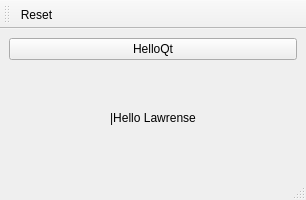
<?xml version="1.0" encoding="UTF-8"?>
<ui version="4.0">
 <class>MainWindow</class>
 <widget class="QMainWindow" name="MainWindow">
  <property name="geometry">
   <rect>
    <x>0</x>
    <y>0</y>
    <width>306</width>
    <height>200</height>
   </rect>
  </property>
  <property name="windowTitle">
   <string>MainWindow</string>
  </property>
  <widget class="QWidget" name="centralwidget">
   <layout class="QVBoxLayout" name="verticalLayout">
    <item>
     <widget class="QPushButton" name="helloPushButton">
      <property name="text">
       <string>HelloQt</string>
      </property>
     </widget>
    </item>
    <item>
     <widget class="QLabel" name="helloLabel">
      <property name="text">
       <string>|Hello Lawrense</string>
      </property>
      <property name="alignment">
       <set>Qt::AlignCenter</set>
      </property>
     </widget>
    </item>
   </layout>
  </widget>
  <widget class="QMenuBar" name="menubar">
   <property name="geometry">
    <rect>
     <x>0</x>
     <y>0</y>
     <width>306</width>
     <height>22</height>
    </rect>
   </property>
  </widget>
  <widget class="QStatusBar" name="statusbar"/>
  <widget class="QToolBar" name="toolBar">
   <property name="windowTitle">
    <string>toolBar</string>
   </property>
   <attribute name="toolBarArea">
    <enum>TopToolBarArea</enum>
   </attribute>
   <attribute name="toolBarBreak">
    <bool>false</bool>
   </attribute>
   <addaction name="actionReset"/>
  </widget>
  <action name="actionReset">
   <property name="icon">
    <iconset>
     <normaloff>reset_icon.png</normaloff>reset_icon.png</iconset>
   </property>
   <property name="text">
    <string>Reset</string>
   </property>
  </action>
 </widget>
 <resources/>
 <connections/>
</ui>
